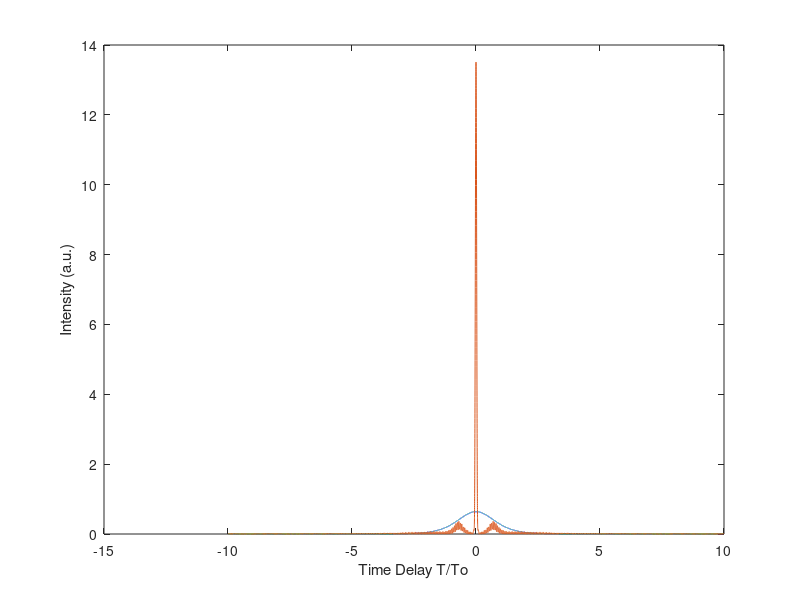
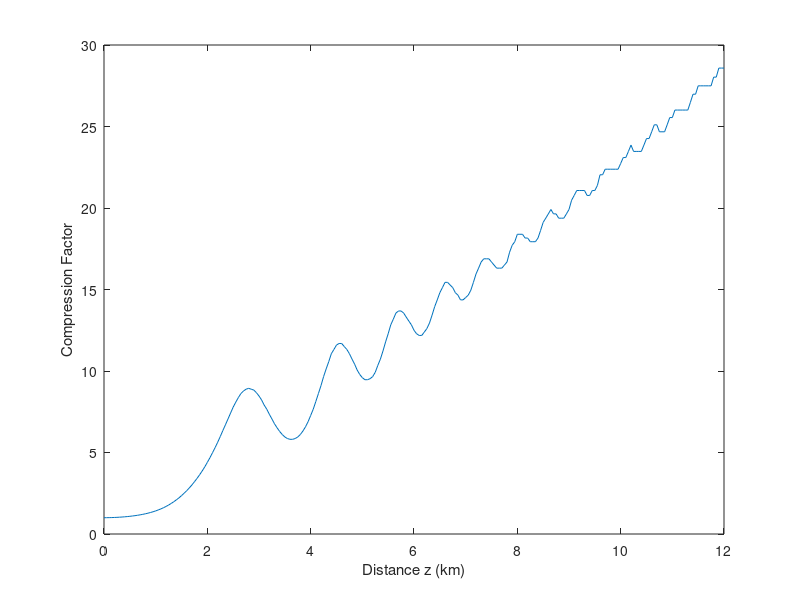
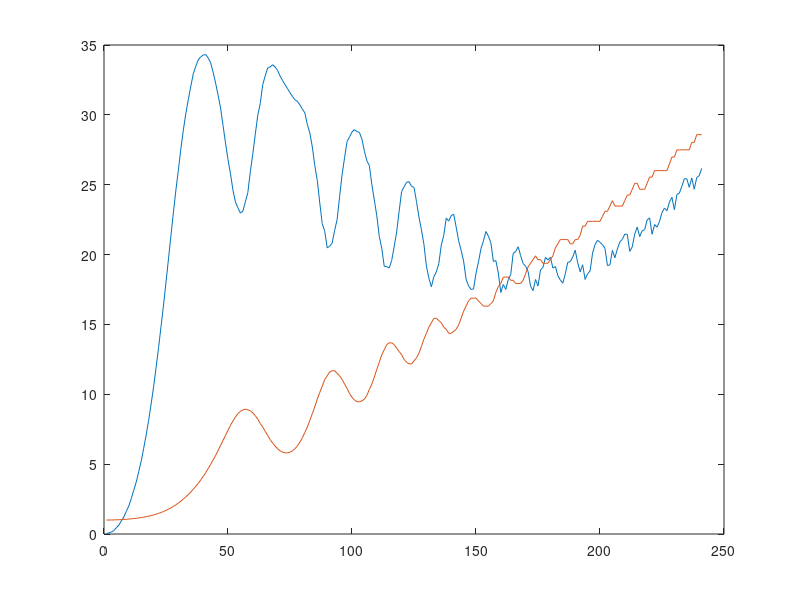
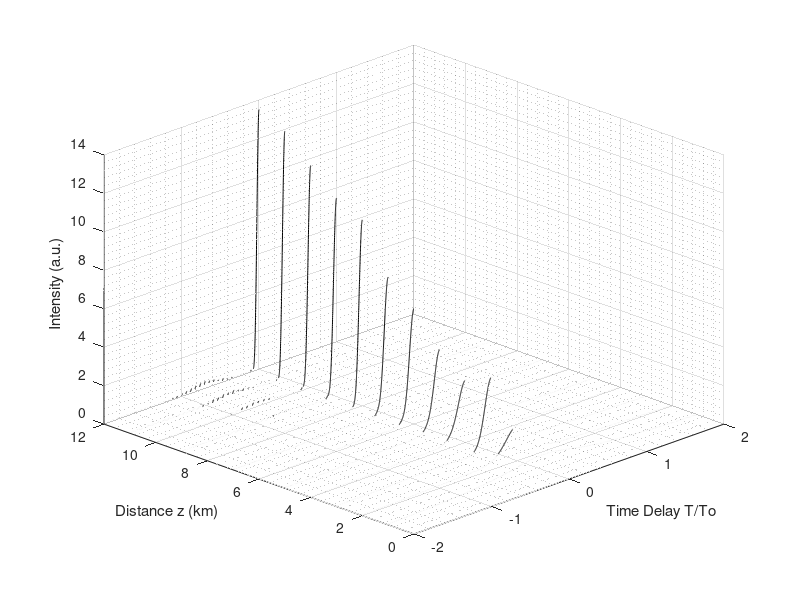

MATLAB code to generate these figures, in order:
%First order soliton with chirp
%%
clc; clear; close all;

b2 = -20;% -10;
b2_initial = b2;

To= 10; %Pulse width
T = 20*To;
nSamples = 2^15;

C = -0.01;
sigma = C*b2_initial;

%sigma = 0.05;
%C = sigma/b2;

Fs = (nSamples-1)/T;

dt = 1/Fs;
t = (-nSamples/2:nSamples/2-1)*dt;

df = 2*pi/T;
f = (-nSamples/2:nSamples/2-1)*df;
f = fftshift(f);

N_order = 2;
Po = 0.4;
Ld = To^2/abs(b2);
% Lnl = 1/(Po*gama);
Lnl = Ld;
gama = 2;
L = 12;%2*Ld;

dz = min(Ld,Lnl)/100;
z_vector = 0:dz:L;

%%
simul_wave = zeros(length(z_vector), length(t));
spec_wave = zeros(length(z_vector), length(t));
A = Po*N_order*sech(t/To).*exp(1i*C*t.^2/(2*To^2));
% A = exp(-0.5*(1+1i*C)*t.^2/To^2);
fwhm1=find(abs(abs(A).^2)>abs(max(abs(A).^2)/2));
fwhm1=length(fwhm1);
fwhm_vec = zeros(1, length(z_vector));
%%
% f = ifftshift(f);
b2 = b2_initial;
b2_vec = b2_initial;
for i = 1:length(z_vector)
    D = exp(1i*(dz/2)*b2*f.^2).*fft(A);
    D = ifft(D);
    N = exp(1i*gama*abs(A).^2*dz);
    A = D.*N;
%     spec_wave(i,:) = ifftshift(abs(fft(A)));
    simul_wave(i,:) = abs(A).^2;
    

%     plot(t/To, simul_wave(i,:));
%     ylim([0 30])
%     pause(.00000001);
   
    

    b2_vec(i) = b2;
    b2 = b2_initial*exp(-sigma*z_vector(i));        

    
    fwhm=find(abs(A).^2>max(abs(A).^2)/2);
    fwhm=length(fwhm);
    fwhm_vec(i) = fwhm;
    c_factor(i) = (fwhm1/fwhm);
    
end

%%
% figure;
% mesh(t/To,z_vector, simul_wave);
% xlabel('Time Delay T/To');
% ylabel('Distance z');
% zlabel('Amplitude');
% title('First order soliton with initial chirp');
% view(0, 90);
%%
figure;
plot(t/To,simul_wave(1,:));
% hold on;
% plot(t/To, simul_wave(20,:));
hold on;
plot(t/To, simul_wave(end,:));
% legend('z = 0', 'z = L');
% title({'Soliton pulse', 'in the anomalous dispersion regime'})
xlabel('Time Delay T/To')
ylabel('Intensity (a.u.)')

%%
% f = ifftshift(f);
%%
% figure;
% plot(f,spec_wave(1,:));
% hold on;
% plot(f,spec_wave(20,:));
% hold on;
% plot(f,spec_wave(end,:));
% legend('z = 0', 'z = L/2', 'z = L');
% title('Frequency spectrum')
% xlabel('f')
% ylabel('Amplitude')
% xlim([-5 5])
%%
figure;
plot(z_vector,c_factor)
xlabel('Distance z (km)');
ylabel('Compression Factor');
% title('standard compression factor')
% hold on
% plot(exp(sigma*z_vector))
%%
maxCF = max(c_factor);
targetWave = find(c_factor == maxCF,1,'first');
eT = trapz(t/To,simul_wave(targetWave,:));
simAmp = max(simul_wave(targetWave,:));
finWidth = fwhm_vec(targetWave);
eSech = 2*simAmp*(finWidth*dt/To/1.763); %1.763 is a constant from Cao Wai 2005 paper
PE = abs(eT-eSech)/eT *100;
%%
for i = 1:length(z_vector)
    eT(i) = trapz(t/To,simul_wave(i,:));
    simAmp(i) = max(simul_wave(i,:));
    eSech(i) = 2*simAmp(i)*((fwhm_vec(i)*dt/To)/1.763); %1.763 is a constant from Cao Wai 2005 paper
    PE(i) = abs(eT(i)-eSech(i))/eT(i) *100;
end

%%
figure;
plot(PE)
hold on
plot(c_factor)
%%
fake_z_vector = [1:L];
for i = 1:L
   fake_sim_wave(i,:) = simul_wave(find(z_vector == fake_z_vector(i)),:);    
end
%%
figure
surface(t/To, fake_z_vector, fake_sim_wave, 'FaceAlpha', [0], 'MeshStyle', 'row');
xlim([-2 2])
grid on
grid minor
view([-45 30])
xlabel('Time Delay T/To');
ylabel('Distance z (km)');
zlabel('Intensity (a.u.)');